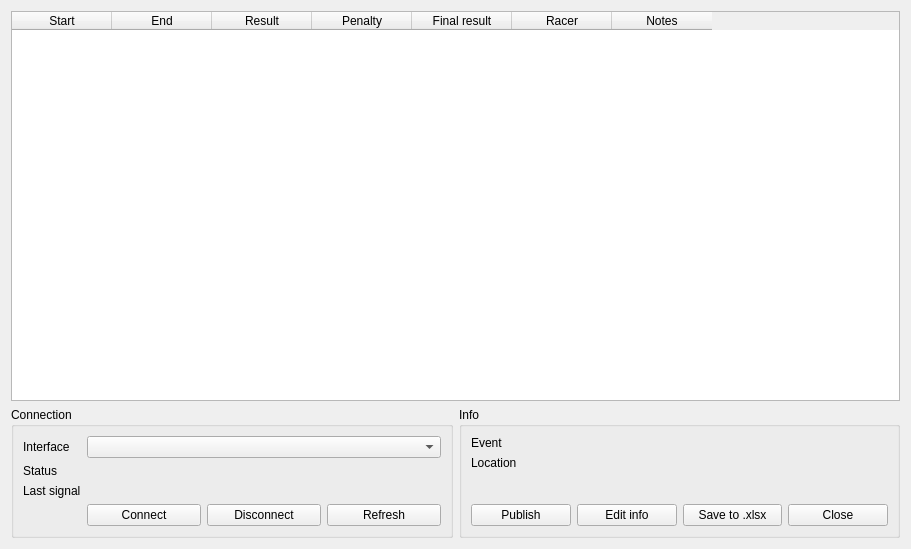
<?xml version="1.0" encoding="UTF-8"?>
<ui version="4.0">
 <class>Form</class>
 <widget class="QWidget" name="Form">
  <property name="geometry">
   <rect>
    <x>0</x>
    <y>0</y>
    <width>911</width>
    <height>549</height>
   </rect>
  </property>
  <property name="windowTitle">
   <string>Form</string>
  </property>
  <layout class="QGridLayout" name="gridLayout_3">
   <item row="1" column="0">
    <layout class="QHBoxLayout" name="horizontalLayout_2">
     <item>
      <widget class="QGroupBox" name="groupBox_connection">
       <property name="title">
        <string>Connection</string>
       </property>
       <layout class="QGridLayout" name="gridLayout_2">
        <item row="0" column="1">
         <layout class="QFormLayout" name="formLayout_connection">
          <item row="0" column="0">
           <widget class="QLabel" name="label">
            <property name="text">
             <string>Interface</string>
            </property>
           </widget>
          </item>
          <item row="0" column="1">
           <widget class="QComboBox" name="comboBox_connection_interface"/>
          </item>
          <item row="1" column="0">
           <widget class="QLabel" name="label_2">
            <property name="text">
             <string>Status</string>
            </property>
           </widget>
          </item>
          <item row="1" column="1">
           <widget class="QLabel" name="label_connection_status">
            <property name="text">
             <string>&lt;Status&gt;</string>
            </property>
           </widget>
          </item>
          <item row="2" column="0">
           <widget class="QLabel" name="label_3">
            <property name="text">
             <string>Last signal</string>
            </property>
           </widget>
          </item>
          <item row="2" column="1">
           <widget class="QLabel" name="label_connection_lastSignal">
            <property name="text">
             <string>&lt;LastSignal&gt;</string>
            </property>
           </widget>
          </item>
          <item row="3" column="0">
           <widget class="QLabel" name="label_4">
            <property name="text">
             <string/>
            </property>
           </widget>
          </item>
          <item row="3" column="1">
           <layout class="QHBoxLayout" name="horizontalLayout">
            <item>
             <widget class="QPushButton" name="pushButton_connection_connect">
              <property name="text">
               <string>Connect</string>
              </property>
             </widget>
            </item>
            <item>
             <widget class="QPushButton" name="pushButton_connection_disconnect">
              <property name="text">
               <string>Disconnect</string>
              </property>
             </widget>
            </item>
            <item>
             <widget class="QPushButton" name="pushButton_connection_refresh">
              <property name="text">
               <string>Refresh</string>
              </property>
             </widget>
            </item>
           </layout>
          </item>
         </layout>
        </item>
       </layout>
      </widget>
     </item>
     <item>
      <widget class="QGroupBox" name="groupBox">
       <property name="title">
        <string>Info</string>
       </property>
       <layout class="QGridLayout" name="gridLayout">
        <item row="0" column="1">
         <layout class="QFormLayout" name="formLayout_info">
          <item row="0" column="0">
           <widget class="QLabel" name="label_5">
            <property name="text">
             <string>Event</string>
            </property>
           </widget>
          </item>
          <item row="0" column="1">
           <widget class="QLabel" name="label_info_eventName">
            <property name="text">
             <string>&lt;EventName&gt;</string>
            </property>
           </widget>
          </item>
          <item row="1" column="0">
           <widget class="QLabel" name="label_7">
            <property name="text">
             <string>Location</string>
            </property>
           </widget>
          </item>
          <item row="1" column="1">
           <widget class="QLabel" name="lavel_info_location">
            <property name="text">
             <string>&lt;Location&gt;</string>
            </property>
           </widget>
          </item>
         </layout>
        </item>
        <item row="1" column="1">
         <layout class="QHBoxLayout" name="horizontalLayout_3">
          <item>
           <widget class="QPushButton" name="pushButton_publish">
            <property name="text">
             <string>Publish</string>
            </property>
           </widget>
          </item>
          <item>
           <widget class="QPushButton" name="pushButton_editInfo">
            <property name="text">
             <string>Edit info</string>
            </property>
           </widget>
          </item>
          <item>
           <widget class="QPushButton" name="pushButton_info_savetoxlsx">
            <property name="text">
             <string>Save to .xlsx</string>
            </property>
           </widget>
          </item>
          <item>
           <widget class="QPushButton" name="pushButton_info_close">
            <property name="text">
             <string>Close</string>
            </property>
           </widget>
          </item>
         </layout>
        </item>
       </layout>
      </widget>
     </item>
    </layout>
   </item>
   <item row="0" column="0">
    <widget class="QTableWidget" name="tableWidget">
     <property name="defaultDropAction">
      <enum>Qt::CopyAction</enum>
     </property>
     <property name="showGrid">
      <bool>true</bool>
     </property>
     <property name="rowCount">
      <number>0</number>
     </property>
     <attribute name="verticalHeaderShowSortIndicator" stdset="0">
      <bool>false</bool>
     </attribute>
     <column>
      <property name="text">
       <string>Start</string>
      </property>
     </column>
     <column>
      <property name="text">
       <string>End</string>
      </property>
     </column>
     <column>
      <property name="text">
       <string>Result</string>
      </property>
     </column>
     <column>
      <property name="text">
       <string>Penalty</string>
      </property>
     </column>
     <column>
      <property name="text">
       <string>Final result</string>
      </property>
     </column>
     <column>
      <property name="text">
       <string>Racer</string>
      </property>
     </column>
     <column>
      <property name="text">
       <string>Notes</string>
      </property>
     </column>
    </widget>
   </item>
  </layout>
 </widget>
 <resources/>
 <connections/>
</ui>
